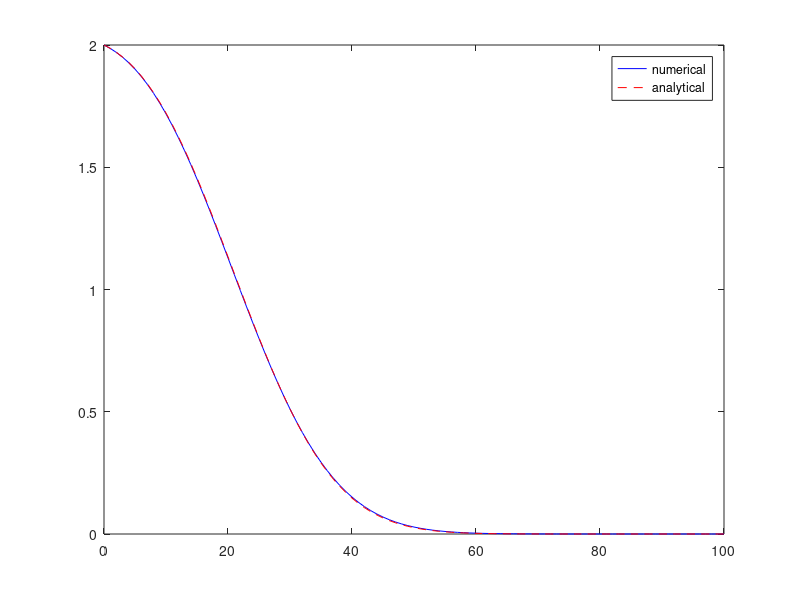

Here is the MATLAB script that generated this plot:
% soil column problem - FDA general implementation
% omega=0; explicit
% omega=1; fully implicit
% omega=0.5; crank-nicolson
% solves dc/dt=D*d^2c/dx^2-v*dc/dx
% dirichlet bc's: x=0, c=c0; x=L, c=0
% D=alpha*v
function simple_column_general
v=0.36; alpha=5; c0=2;
L=100; n=100; omega=1; T=50; nt=200;
dt=T/nt;
omemega=1-omega;
D=alpha*v;
dx=L/n;
x = (0:dx:L)';
b = zeros(n+1,1);
CN=v*dt/dx;
DN=D*dt/dx^2;
c =zeros(n+1,1);
P=v*dx/D;
if (P > 2)
    fprintf('Grid peclet number is greater than 2!\n');
    fprintf('Grid peclet number is %g\n',P);
    fprintf('Reduce grid spacing\n');
end
if (omega == 0)
    if (CN >= 1)
        fprintf('Courant number is greater than 1 for explicit scheme!\n');
        fprintf('Courant number is %g\n',CN);
        fprintf('Reduce time step size\n');
    end
    if (DN >= 0.5)
        fprintf('Diffusion number is greater than 0.5 for explicit scheme!\n');
        fprintf('Diffusion number is %g\n',DN);
        fprintf('Reduce time step size\n');
    end
end
for k=1:nt
    u=ones(n+1,1);
    d = -(DN+CN/2)*omega*u;
    e = (1+2*DN*omega)*u;
    f = (-DN+CN/2)*omega*u;
    % first node is a dirichlet b.c with c=c0;
    c(1)=c0; d(1)=0; e(1)=1; f(1)=0; b(1)=c0;
    % last node is a dirichlet b.c with c=0;
    c(n+1)=0; d(n+1)=0; e(n+1)=1; f(n+1)=0; b(n+1)=0;
    for i=2:n
        b(i)=c(i-1)*(DN+CN/2)*omemega+(1-2*DN*omemega)*c(i)+(DN-CN/2)*omemega*c(i+1);
    end
    if (omega ~=0) % implicit
        A = my_spdiags([d e f],-1:1);
        c = A\b;
    else       % explicit
        c=b;
    end
end
plot(x,c,'b');
hold on;
%%%%%%%%%%%%%%%
% analytical solution
f1=(x-v*T)/(2*sqrt(D*T));
f2=(x+v*T)/(2*sqrt(D*T));
c=0.5*c0*(erfc(f1)+exp(v*x/D).*erfc(f2));
plot(x,c,'--r');
legend('numerical','analytical');
hold off;
%%%%%%%
return

% modification of spdiags to adopt linpack convention
% lower diagonals taken from bottom
% upper diagonals taken from top
% i.e., rows of diagonals directly correspond to rows of matrix
% matrix is assumed to be square
% input A = a tall nxm matrix containing the 'm' diagonals
% input id = a 1xm row vector containing the 'm' offsets for each diagonal
% output A = nxn sparse matrix
function [A] = my_spdiags(A,id)
[n m] = size(A);
B = zeros(n,m);
for i=1:m
    if (id(i) <= 0)
        B(1:n+id(i),i) = A(-id(i)+1:n,i);
    else
        B(1+id(i):n,i) = A(1:n-id(i),i);
    end
end
% construct matrix
A = spdiags(B,id,n,n);
return
